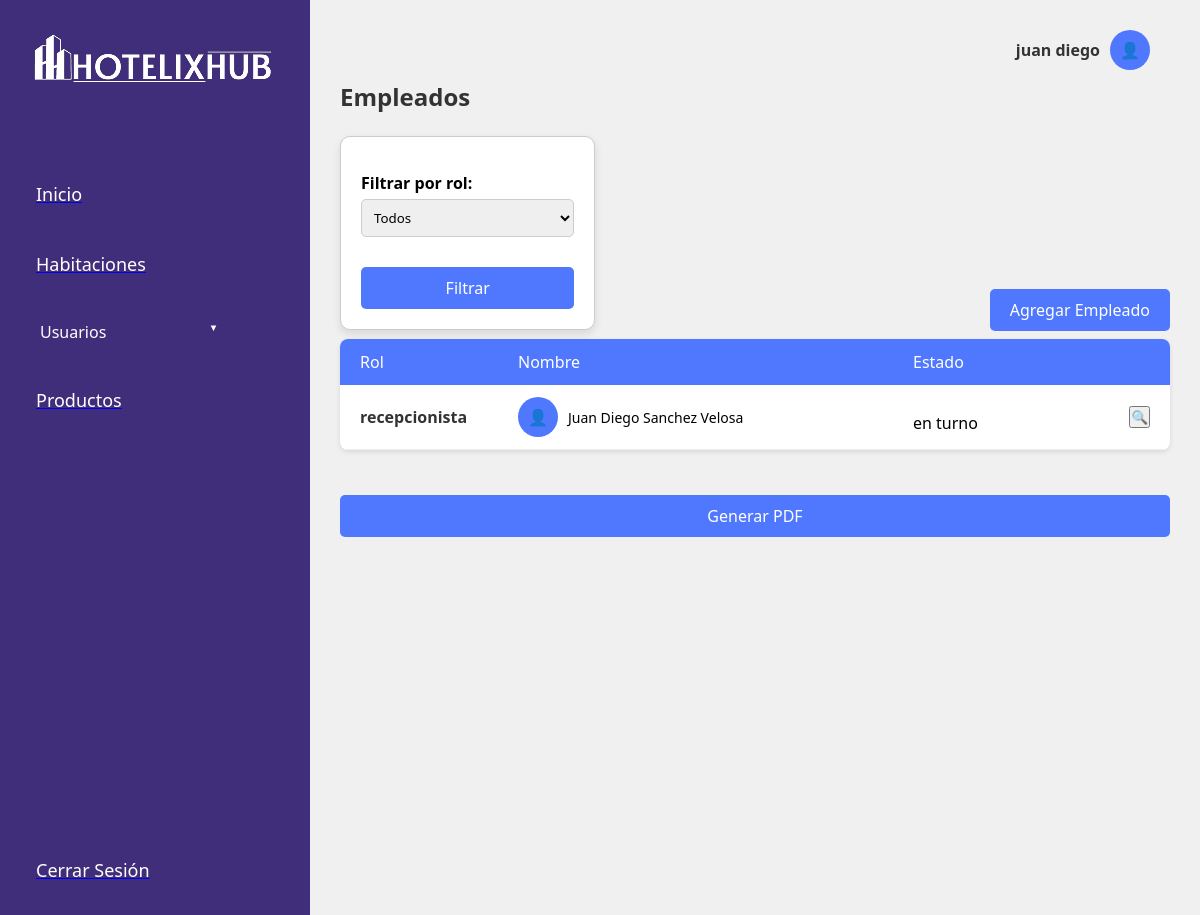
Before: /views/formEmpleados.php (signed in) with the older database file.
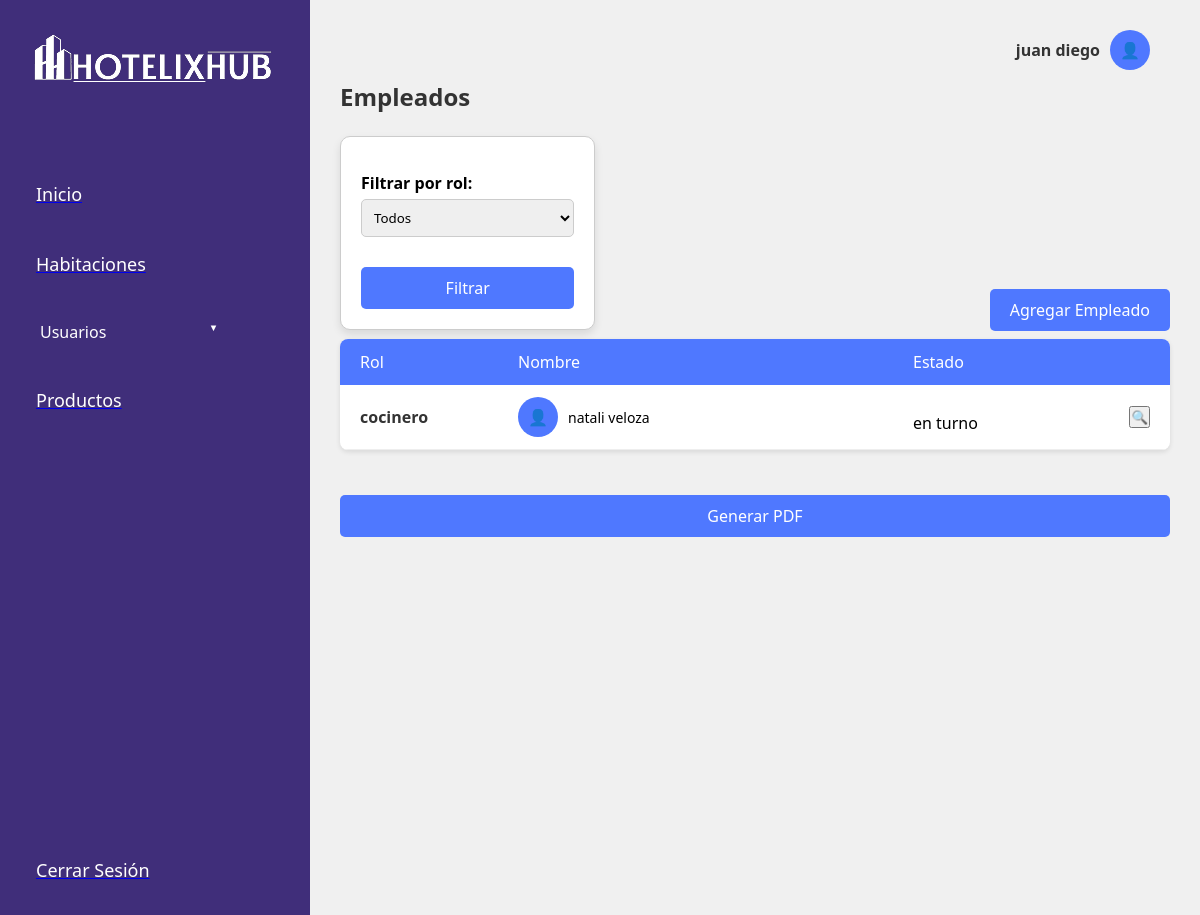
After: the same page with the newer database file.
### tables this page shows
CREATE TABLE `usuarios` (
  `id_usuario` int(11) NOT NULL,
  `usu_idrol` int(11) NOT NULL,
  `nombre` varchar(100) NOT NULL,
  `apellido` varchar(100) NOT NULL,
  `tipoDocumento` enum('CC','PA','TI','CE') NOT NULL,
  `numeroDocumento` varchar(100) NOT NULL,
  `numeroTelefono` varchar(20) NOT NULL,
  `paisProcedencia` varchar(100) DEFAULT NULL,
  `email` varchar(100) NOT NULL,
  `password` varchar(255) NOT NULL,
  `reset_token` varchar(255) DEFAULT NULL,
  `token_expires` datetime DEFAULT NULL,
  `estado` enum('en turno','fuera de turno','vacaciones') DEFAULT NULL,
  `direccion` varchar(100) NOT NULL
);

CREATE TABLE `rol` (
  `id_rol` int(11) NOT NULL,
  `rol_nombre` varchar(50) NOT NULL
);

### models/empleadoRegistro.php (called while the page is built, shortened)
<?php
class empleadoRegistro {
    private $pdo;
    public function __construct($pdo) {
        $this->pdo = $pdo;
    }
    public function obtenerEmpleados() {
    $stmt = $this->pdo->query("CALL sp_obtener_empleados()");
    return $stmt->fetchAll(PDO::FETCH_ASSOC);
}
}

### views/formEmpleados.php (the view, shortened to what this page needs)
<?php
require_once __DIR__ . '/../models/empleadoRegistro.php';
require_once __DIR__ . '/../config/conexionbd.php';
$empleado = new empleadoRegistro($pdo);
$rol = $_GET['rolFiltro'] ?? '';
$empleados = !empty($rol)
    ? $empleado->obtenerEmpleadosPorRol($rol)
    : $empleado->obtenerEmpleados();
?>
<!DOCTYPE html>
<html lang="es">
<head>
  <link rel="stylesheet" href="../assets/css/formEmpleados.css">
</head>
<body>
<div class="barra-lateral">
    <div class="logo">
      <a href="Home.php"><img src="../assets/img/imgHome/Logo Positivo.png" alt="HotelixHub" class="logo"></a>
    </div>
    <br><br>
    <a href="dashAdmin.php"><div class="menu-item">Inicio</div></a>
    <a href="habitacion.html"><div class="menu-item">Habitaciones</div></a>
    <div class="usu">
      <button id="usuario">Usuarios</button>
    </div>
    <a href="ProductosAdmin.php"><div class="menu-item">Productos</div></a>
    <a href="../controller/logout.php"><div class="logout">Cerrar Sesión</div></a>
</div>
<main class="main">
    <header class="header">
        <div class="profile" id="profile">
          <span class="profile-name">
            <?php echo htmlspecialchars($_SESSION['usuario']['nombre']. ' ' . $_SESSION['usuario']['apellido']); ?>
          </span>
          <div class="profile-img">👤</div>
        </div>
    </header>
    <h1 class="page-title">Empleados</h1>
    <div class="container-filtroBoton">
        <section id="filtro-reporte">
            <form id="formFiltros" method="get" action="formEmpleados.php">
              <label for="rolFiltro">Filtrar por rol:</label>
              <select name="rolFiltro" id="rolFiltro">
                <option value="">Todos</option>
              </select>
              <button type="submit" class="btn btn-primary">Filtrar</button>
            </form>
        </section>
        <section id="agregar-empleado">
            <button type="button" onclick="abrirModal()" class="btn btn-primary">
              Agregar Empleado
            </button>
        </section>
    </div>
    <section class="employee-table">
        <div class="employee-table-header">
            <div>Rol</div>
            <div>Nombre</div>
            <div>Estado</div>
        </div>
        <?php foreach ($empleados as $emp): ?>
            <div class="employee-table-row">
                <div class="role-cell">
                    <div><?= htmlspecialchars($emp['rol_nombre']) ?></div>
                </div>
                <div class="employee-cell">
                    <div class="employee-icon">👤</div>
                    <div class="employee-name"><?= htmlspecialchars($emp['nombre']) . ' ' . htmlspecialchars($emp['apellido']) ?></div>
                </div>
                <div class="status-cell">
                    <div>
                        <div class="status-indicator status-<?= strtolower(str_replace(' ', '-', $emp['estado'])) ?>"></div>
                        <span><?= htmlspecialchars($emp['estado']) ?></span>
                    </div>
                    <div class="action-cell">
                        <button class="ver-detalle"
                            data-id="<?= htmlspecialchars($emp['id_usuario']) ?>"
                            data-nombre="<?= htmlspecialchars($emp['nombre']) ?>"
                            data-apellido="<?= htmlspecialchars($emp['apellido']) ?>"
                            data-tipo-documento="<?= htmlspecialchars($emp['tipoDocumento']) ?>"
                            data-numero-documento="<?= htmlspecialchars($emp['numeroDocumento']) ?>"
                            data-telefono="<?= htmlspecialchars($emp['numeroTelefono']) ?>"
                            data-email="<?= htmlspecialchars($emp['email']) ?>"
                            data-direccion="<?= htmlspecialchars($emp['direccion']) ?>"
                            data-rol="<?= htmlspecialchars($emp['usu_idrol']) ?>"
                            data-rolcodigo="<?= htmlspecialchars($emp['usu_idrol']) ?>"
                            data-estado="<?= htmlspecialchars($emp['estado']) ?>"
                        >
                            🔍
                        </button>
                    </div>
                </div>
            </div>
        <?php endforeach; ?>
    </section>
    <form method="POST" action="../pdf/generarReporteEmpleados.php" target="_blank" style="width: 100%; margin-top: 15px;">
        <button type="submit" class="btn btn-secondary">Generar PDF</button>
    </form>
</main>
</body>
</html>

### assets/css/formEmpleados.css (style rules this page uses)
* { box-sizing: border-box; margin: 0; padding: 0; font-family: 'Segoe UI', sans-serif; }
body { display: flex; background-color: #f4f4f4; min-height: 100vh; }
.barra-lateral { background-color: #402E7A; color: white; padding: 20px; }
.menu-item { padding: 12px 15px; margin: 20px 0; cursor: pointer; background: transparent; transition: background-color 0.3s; color: #ffffff; border-radius: 8px; font-size: 18px; border: 1px solid transparent; font-weight: 400; cursor: pointer; }
.logout { padding: 12px 15px; margin-top: 420px; cursor: pointer; background: transparent; transition: background-color 0.3s; color: #ffffff; border-radius: 8px; font-size: 18px; border: 1px solid transparent; font-weight: 400; }
.logout { animation: slideIn 2s; }
.menu-item { animation: slideIn 2s; }
.usu { position: relative; display: inline-block; }
.usu button { padding: 12px 130px 12px 20px; background: transparent; color: #fff; font-size: 16px; font-weight: 400; border: none; border-radius: 8px; cursor: pointer; transition: box-shadow 0.3s, transform 0.3s; animation: slideIn 0.6s ease-in-out; text-align: left; }
.usu::after { content: "▼"; font-size: 0.6rem; color: #fff; position: absolute; right: 18px; top: 40%; transform: translateY(-50%); transition: transform 0.3s; }
.main { flex: 1; padding: 20px 30px; display: flex; flex-direction: column; background-color: #f0f0f0; }
.header { display: flex; justify-content: flex-end; padding: 10px 20px; background-color: #f0f0f0; }
.profile { display: flex; align-items: center; gap: 10px; }
.profile-name { color: #333; font-weight: bold; }
.profile-img { width: 40px; height: 40px; background-color: #4f78ff; border-radius: 50%; display: flex; justify-content: center; align-items: center; color: white; }
.page-title { font-size: 24px; margin-bottom: 15px; color: #333; }
.employee-table { background: white; border-radius: 8px; overflow: hidden; box-shadow: 0 2px 5px rgba(0,0,0,0.1); }
.employee-table-header { display: grid; grid-template-columns: 20% 50% 30%; background-color: #4f78ff; color: white; padding: 12px 20px; }
.employee-table-row { display: grid; grid-template-columns: 20% 50% 30%; padding: 12px 20px; border-bottom: 1px solid #eee; align-items: center; }
.role-cell { font-weight: bold; color: #333; }
.employee-cell { display: flex; align-items: center; gap: 10px; }
.employee-icon { width: 40px; height: 40px; background-color: #4f78ff; border-radius: 50%; display: flex; justify-content: center; align-items: center; color: white; }
.employee-name { font-size: 14px; }
.status-cell { display: flex; align-items: center; gap: 5px; justify-content: space-between; }
.status-indicator { width: 12px; height: 12px; border-radius: 50%; }
.action-cell { display: flex; gap: 5px; justify-content: flex-end; }
#agregar-empleado { display: flex; align-items: flex-end; justify-content: flex-end; height: 195px; position: relative; border-radius: 10px; }
.btn { padding: 10px 20px; font-size: 16px; background-color: #4f78ff; cursor: pointer; }
.btn-primary { background-color: #4f78ff; color: white; border: none; border-radius: 5px; }
form label { display: block; margin-top: 15px; font-weight: bold; }
form input, form select { width: 100%; padding: 8px; margin-top: 5px; border-radius: 5px; border: 1px solid #ccc; box-sizing: border-box; }
form button { margin-top: 30px; padding: 12px; background-color: #28a745; color: white; border: none; border-radius: 5px; width: 100%; font-size: 16px; cursor: pointer; }
.container-filtroBoton { display: flex; justify-content: space-between; align-items: flex-start; gap: 20px; margin: 8px 0; }
#filtro-reporte { background-color: #fff; padding: 20px; border-radius: 10px; box-shadow: 0 4px 8px rgba(0, 0, 0, 0.1); border: 1px solid #ccc; max-width: 600px; }
#filtro-reporte form { flex-direction: column; gap: 2px; }

Changed rows visible on the page:
removed usuarios: usu_idrol.rol_nombre "recepcionista", nombre "Juan Diego", apellido "Sanchez Velosa", estado "en turno"
added usuarios: usu_idrol.rol_nombre "cocinero", nombre "natali", apellido "veloza", estado "en turno"
